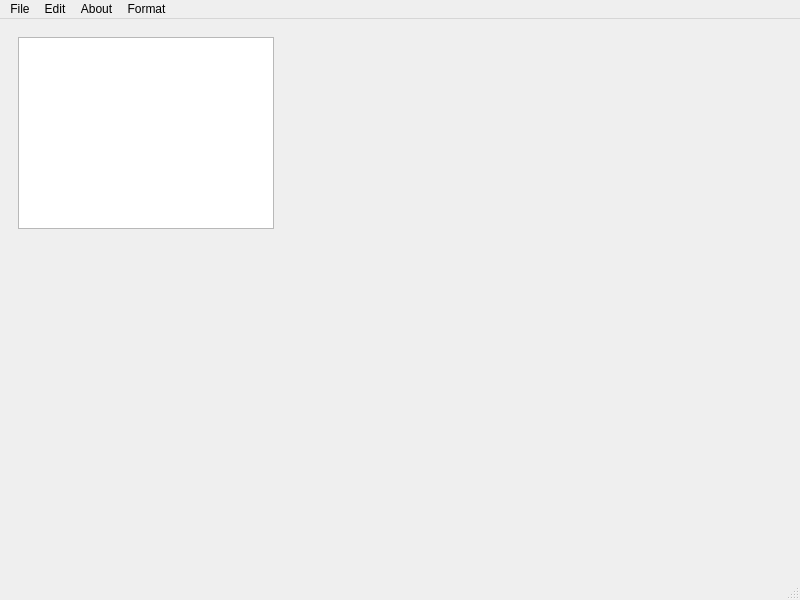
<?xml version="1.0" encoding="UTF-8"?>
<ui version="4.0">
 <class>MainWindow</class>
 <widget class="QMainWindow" name="MainWindow">
  <property name="geometry">
   <rect>
    <x>0</x>
    <y>0</y>
    <width>800</width>
    <height>600</height>
   </rect>
  </property>
  <property name="windowTitle">
   <string>MainWindow</string>
  </property>
  <widget class="QWidget" name="centralwidget">
   <widget class="QTextEdit" name="textEdit">
    <property name="geometry">
     <rect>
      <x>18</x>
      <y>18</y>
      <width>256</width>
      <height>192</height>
     </rect>
    </property>
   </widget>
  </widget>
  <widget class="QMenuBar" name="menubar">
   <property name="geometry">
    <rect>
     <x>0</x>
     <y>0</y>
     <width>800</width>
     <height>39</height>
    </rect>
   </property>
   <widget class="QMenu" name="menuFIle">
    <property name="title">
     <string>File</string>
    </property>
    <addaction name="actionDebug"/>
    <addaction name="actionGrammar_Check"/>
    <addaction name="actionSave"/>
    <addaction name="actionSave_As"/>
   </widget>
   <widget class="QMenu" name="menuWindow">
    <property name="title">
     <string>Edit</string>
    </property>
    <addaction name="actionZoom_in"/>
    <addaction name="actionZoom_out"/>
    <addaction name="actionCLose"/>
    <addaction name="actionUndo"/>
    <addaction name="actionRedo"/>
   </widget>
   <widget class="QMenu" name="menuAbout">
    <property name="title">
     <string>About</string>
    </property>
    <addaction name="actionResume"/>
   </widget>
   <widget class="QMenu" name="menuFormat">
    <property name="title">
     <string>Format</string>
    </property>
    <addaction name="actionBold"/>
    <addaction name="actionSuperScript"/>
    <addaction name="actionSubScript"/>
   </widget>
   <addaction name="menuFIle"/>
   <addaction name="menuWindow"/>
   <addaction name="menuAbout"/>
   <addaction name="menuFormat"/>
  </widget>
  <widget class="QStatusBar" name="statusbar"/>
  <action name="actionDebug">
   <property name="icon">
    <iconset resource="AppResources.qrc">
     <normaloff>:/Images/small_2x_323fda5a-9315-4aee-b76a-92ecf0841d1a.png</normaloff>:/Images/small_2x_323fda5a-9315-4aee-b76a-92ecf0841d1a.png</iconset>
   </property>
   <property name="text">
    <string>New</string>
   </property>
   <property name="shortcut">
    <string>Ctrl+D</string>
   </property>
  </action>
  <action name="actionGrammar_Check">
   <property name="icon">
    <iconset resource="AppResources.qrc">
     <normaloff>:/Images/small_2x_323fda5a-9315-4aee-b76a-92ecf0841d1a.png</normaloff>:/Images/small_2x_323fda5a-9315-4aee-b76a-92ecf0841d1a.png</iconset>
   </property>
   <property name="text">
    <string>Open</string>
   </property>
   <property name="shortcut">
    <string>Ctrl+Q</string>
   </property>
  </action>
  <action name="actionZoom_in">
   <property name="icon">
    <iconset resource="AppResources.qrc">
     <normaloff>:/Images/small_2x_6d875dfb-3755-474a-a2f6-df4762b551de.png</normaloff>:/Images/small_2x_6d875dfb-3755-474a-a2f6-df4762b551de.png</iconset>
   </property>
   <property name="text">
    <string>Copy</string>
   </property>
   <property name="shortcut">
    <string>Ctrl+Z</string>
   </property>
  </action>
  <action name="actionZoom_out">
   <property name="icon">
    <iconset resource="AppResources.qrc">
     <normaloff>:/Images/small_2x_879a969a-38b0-4f0e-8dc5-ac78b93952db.png</normaloff>:/Images/small_2x_879a969a-38b0-4f0e-8dc5-ac78b93952db.png</iconset>
   </property>
   <property name="text">
    <string>Cut</string>
   </property>
   <property name="shortcut">
    <string>Ctrl+O</string>
   </property>
  </action>
  <action name="actionCLose">
   <property name="icon">
    <iconset resource="AppResources.qrc">
     <normaloff>:/Images/small_2x_9eaa550d-0a27-408a-8f77-07f092a33ce9.png</normaloff>:/Images/small_2x_9eaa550d-0a27-408a-8f77-07f092a33ce9.png</iconset>
   </property>
   <property name="text">
    <string>Paste</string>
   </property>
   <property name="shortcut">
    <string>Ctrl+C</string>
   </property>
  </action>
  <action name="actionSave">
   <property name="icon">
    <iconset resource="AppResources.qrc">
     <normaloff>:/Images/small_2x_9eaa550d-0a27-408a-8f77-07f092a33ce9.png</normaloff>:/Images/small_2x_9eaa550d-0a27-408a-8f77-07f092a33ce9.png</iconset>
   </property>
   <property name="text">
    <string>Save</string>
   </property>
   <property name="shortcut">
    <string>Ctrl+S</string>
   </property>
  </action>
  <action name="actionUndo">
   <property name="icon">
    <iconset resource="AppResources.qrc">
     <normaloff>:/Images/small_2x_879a969a-38b0-4f0e-8dc5-ac78b93952db.png</normaloff>:/Images/small_2x_879a969a-38b0-4f0e-8dc5-ac78b93952db.png</iconset>
   </property>
   <property name="text">
    <string>Undo</string>
   </property>
   <property name="shortcut">
    <string>Ctrl+Z</string>
   </property>
  </action>
  <action name="actionRedo">
   <property name="icon">
    <iconset resource="AppResources.qrc">
     <normaloff>:/Images/small_2x_6d875dfb-3755-474a-a2f6-df4762b551de.png</normaloff>:/Images/small_2x_6d875dfb-3755-474a-a2f6-df4762b551de.png</iconset>
   </property>
   <property name="text">
    <string>Redo</string>
   </property>
   <property name="shortcut">
    <string>Ctrl+Y</string>
   </property>
  </action>
  <action name="actionSave_As">
   <property name="icon">
    <iconset resource="AppResources.qrc">
     <normaloff>:/Images/small_2x_323fda5a-9315-4aee-b76a-92ecf0841d1a.png</normaloff>:/Images/small_2x_323fda5a-9315-4aee-b76a-92ecf0841d1a.png</iconset>
   </property>
   <property name="text">
    <string>Save As</string>
   </property>
   <property name="shortcut">
    <string>Ctrl+A</string>
   </property>
  </action>
  <action name="actionResume">
   <property name="icon">
    <iconset resource="AppResources.qrc">
     <normaloff>:/Images/small_2x_6d875dfb-3755-474a-a2f6-df4762b551de.png</normaloff>:/Images/small_2x_6d875dfb-3755-474a-a2f6-df4762b551de.png</iconset>
   </property>
   <property name="text">
    <string>Resume</string>
   </property>
   <property name="shortcut">
    <string>Ctrl+E</string>
   </property>
  </action>
  <action name="actionBold">
   <property name="checkable">
    <bool>true</bool>
   </property>
   <property name="text">
    <string>Bold</string>
   </property>
   <property name="shortcut">
    <string>Ctrl+B</string>
   </property>
  </action>
  <action name="actionSuperScript">
   <property name="checkable">
    <bool>true</bool>
   </property>
   <property name="text">
    <string>SuperScript</string>
   </property>
  </action>
  <action name="actionSubScript">
   <property name="checkable">
    <bool>true</bool>
   </property>
   <property name="text">
    <string>SubScript</string>
   </property>
  </action>
 </widget>
 <resources>
  <include location="AppResources.qrc"/>
 </resources>
 <connections/>
</ui>
